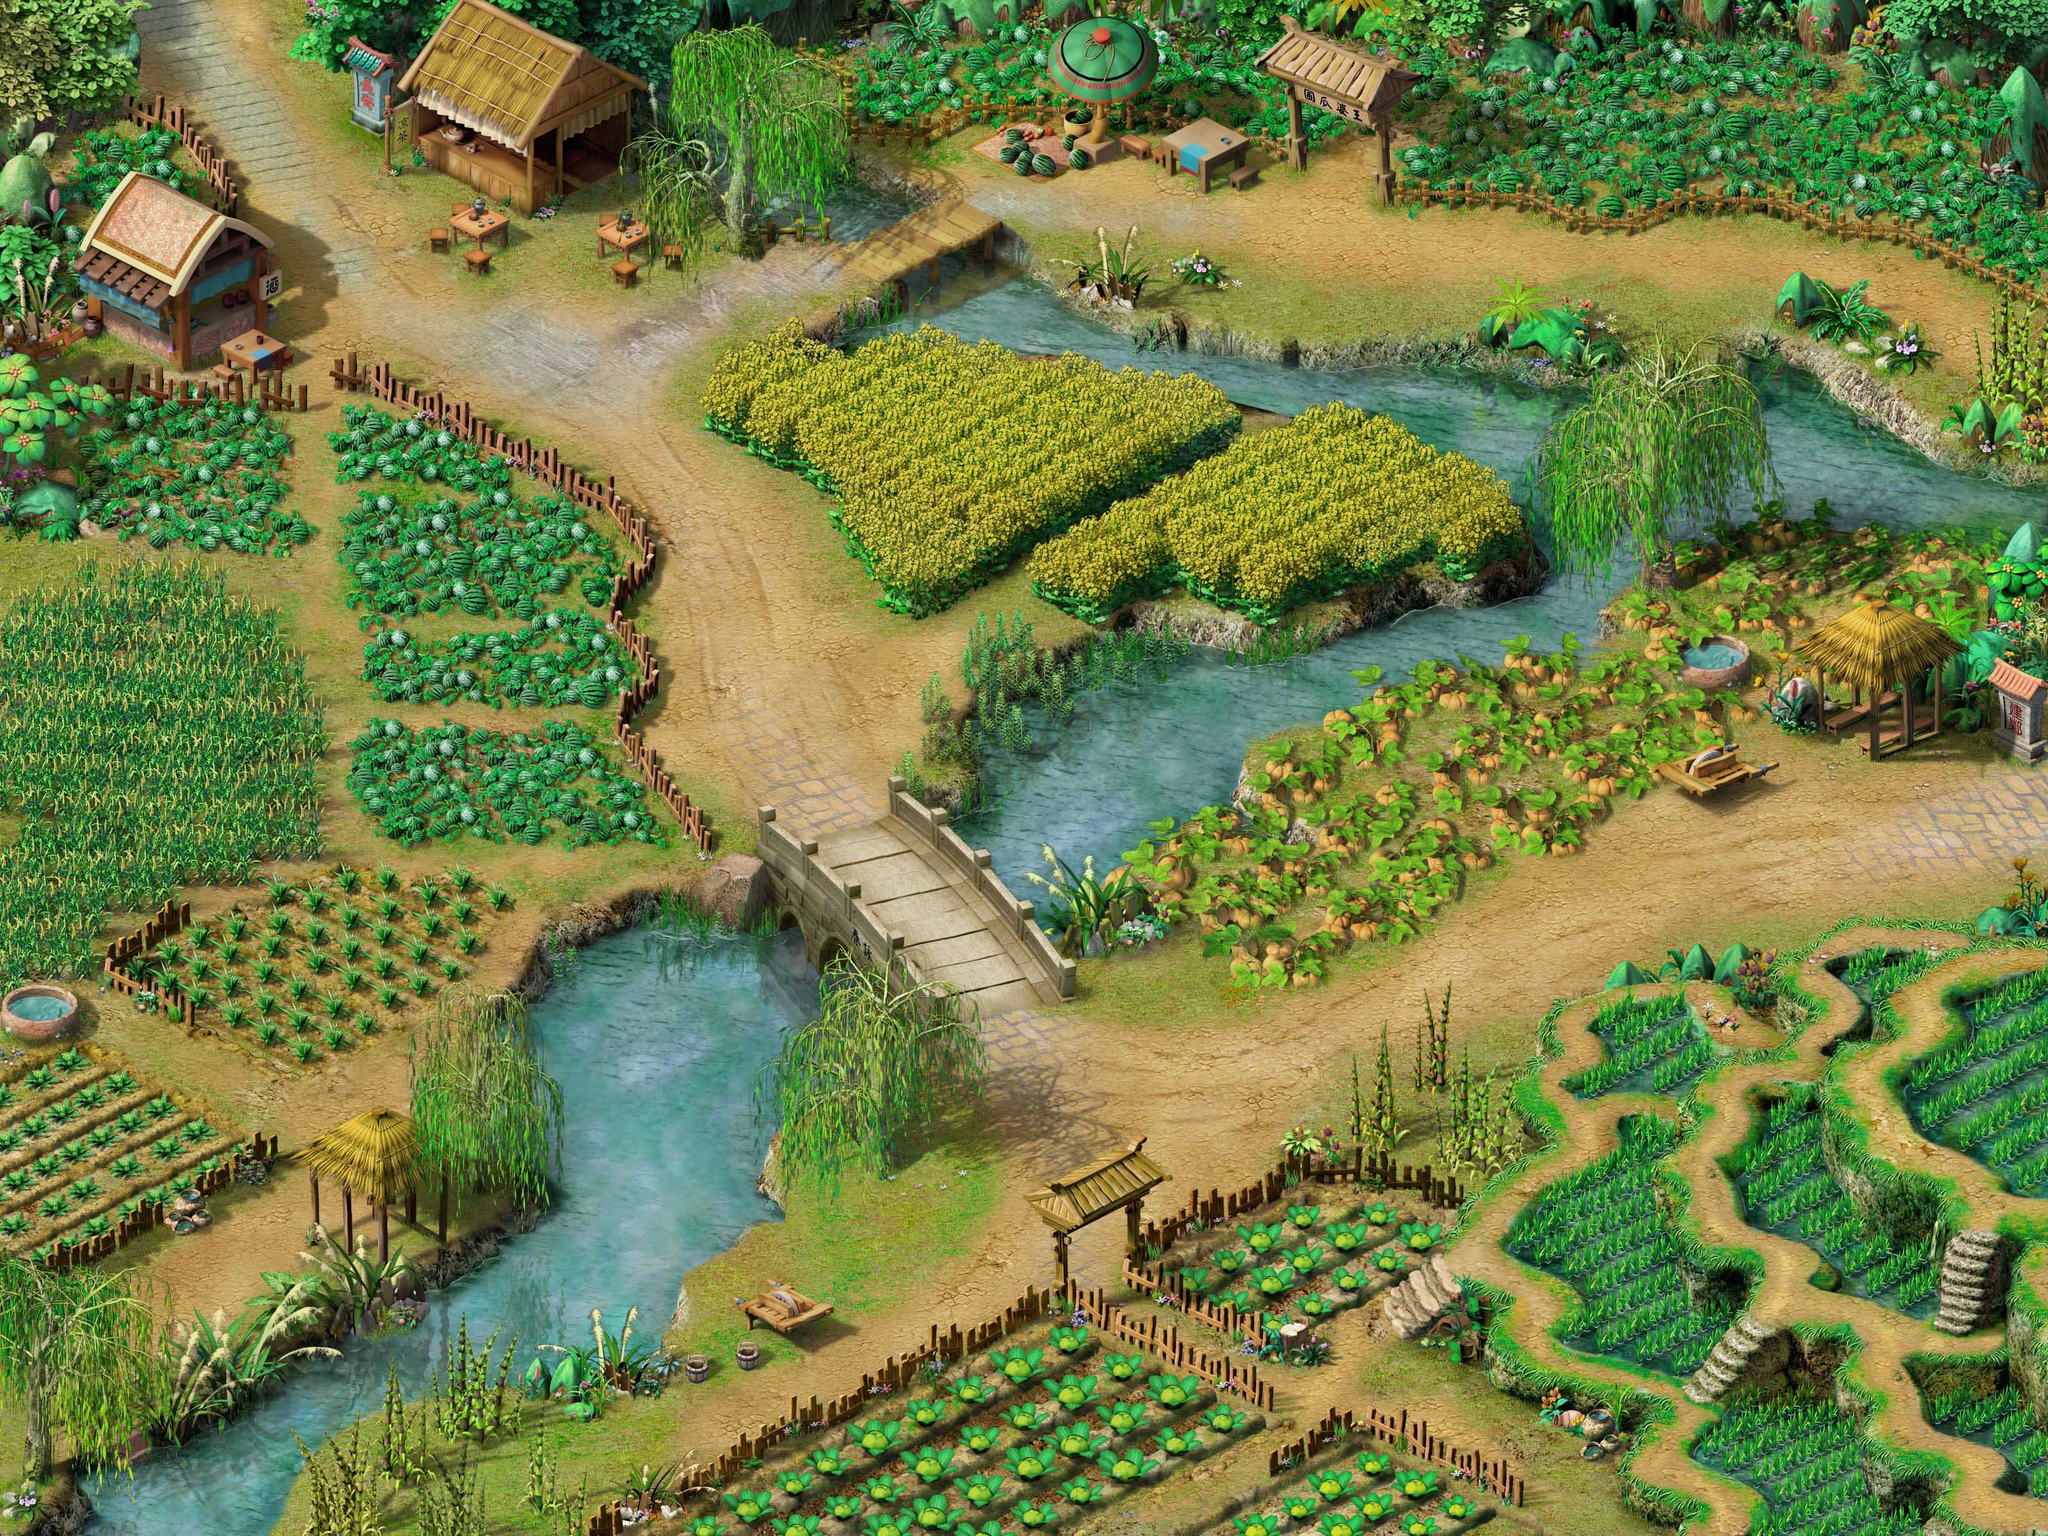

A 2D game scene composited from a Tiled map and its tileset images. What follows is a short description and the map's XML, with each tile layer's data collapsed to a summary:
An orthogonal 64x48 tile map with 50x50 px tiles, 1 tile layer (块层 1) and 57 objects (2x mob1041, 2x mob1068, 2x npc3006, mob1003, mob1008, ...).

<map version="1.0" orientation="orthogonal" width="64" height="48" tilewidth="50" tileheight="50">
 <tileset firstgid="1" name="jiangnanyewai" tilewidth="3200" tileheight="2400">
  <image source="jiangnanyewai.jpg" width="3200" height="2400" />
 </tileset>
 <layer name="块层 1" width="64" height="48">
  <data>[3072 cells, 1 non-empty, 1 distinct tile ids]</data>
 </layer>
 <objectgroup color="#ffaa00" name="collision" width="32" height="24">
  <object x="3100" y="1045" width="99" height="150" />
  <object x="2853" y="952" width="200" height="242" />
  <object x="2594" y="1178" width="135" height="67" />
  <object x="2312" y="1865" width="1" />
  <object x="35" y="2280" width="36" height="37" />
  <object x="1152" y="2105" width="36" height="37" />
  <object x="1060" y="2116" width="38" height="29" />
  <object x="1157" y="2009" width="141" height="48" />
  <object x="1397" y="1272">
   <polygon points="0,0 259,283 284,196 334,91 429,42 526,21 608,44 532,-9 553,-101 550,-305 387,-340 242,-248 166,-261 153,-212 115,-168 86,-159" />
  </object>
  <object x="1949" y="1158">
   <polygon points="0,0 314,-107 518,-112 548,-191 665,-247 668,-296 814,-352 415,-377 444,-314 355,-256 275,-258 175,-223 -4,-191" />
  </object>
  <object x="1260" y="522">
   <polygon points="0,0 71,34 192,-7 966,179 1116,264 1519,291 1913,357 1914,206 1770,149 1518,1 1426,61 1116,42 1046,0 771,15 585,-40 527,-32 300,-172" />
  </object>
  <object x="3171" y="733" width="32" height="150" />
  <object x="21" y="2399">
   <polygon points="0,0 92,-63 79,-110 355,-231 402,-296 531,-382 747,-475 829,-535 728,-629 740,-815 836,-942 982,-1004 1043,-999 1098,-1035 1147,-1014 1170,-1042 1169,-1077 1436,-788 1310,-698 1192,-625 1181,-594 1205,-534 1201,-487 1150,-482 1126,-445 1048,-393 1034,-322 1015,-301 1015,-270 999,-242 830,-216 763,-230 548,-187 445,-102 411,3" />
  </object>
  <object x="192" y="179">
   <polygon points="0,0 39,23 55,22 89,49 151,125 129,142 56,94 11,87 -69,209 -68,219 -81,236 -74,247 -57,259 -57,317 -59,348 -31,344 87,402 225,336 239,319 225,293 226,215 241,203 171,159 182,141 81,15 0,-19" />
  </object>
  <object x="346" y="549">
   <polygon points="0,0 3,27 46,42 89,28 98,13 64,-31" />
  </object>
  <object x="541" y="187">
   <polygon points="0,0 58,25 73,1 16,-39" />
  </object>
  <object x="644" y="249">
   <polygon points="0,0 180,90 346,13 343,-127 262,-174 110,-249 77,-247 -6,-113" />
  </object>
  <object x="671" y="371">
   <polygon points="0,0 4,21 30,21 40,12 71,17 58,46 74,56 96,53 89,21 115,12 117,-21 71,-50 42,-54 33,-30 32,-13" />
  </object>
  <object x="931" y="397">
   <polygon points="0,0 44,9 24,42 42,51 61,46 57,13 82,-2 83,-40 49,-63 2,-63 5,-44" />
  </object>
  <object x="1315" y="381">
   <polygon points="0,0 -121,-26 -128,21 -189,8 -177,-61 -302,-200 -498,-381 43,-381 19,-349 -24,-312 -68,-309 -222,-303 -205,-221 -4,-138 145,-74" />
  </object>
  <object x="1241" y="100">
   <polygon points="0,0 60,26 75,113 202,131 280,97 408,93 425,112 435,138 472,160 513,144 577,162 637,203 673,189 692,203 736,175 716,148 720,133 789,171 808,144 728,100 709,106 509,80 405,62 268,57 196,92 114,83 94,15 8,-44" />
  </object>
  <object x="520" y="605">
   <polygon points="0,0 53,13 131,47 329,151 413,193 476,266 429,347 424,375 487,454 436,517 439,551 575,728 598,712 462,529 512,470 515,433 453,355 508,281 502,237 413,147 56,-22 5,-34" />
  </object>
  <object x="479" y="644">
   <polygon points="0,0 -200,-6 -268,-17 -398,-14 -396,-37 -275,-43 -103,-34 -4,-22" />
  </object>
  <object x="1970" y="2105">
   <polygon points="0,0 -216,-103 -203,-159 56,-304 194,-298 333,-235 297,-213 197,-257 63,-258 -166,-146 -183,-124 24,-19 74,-24 72,8 41,14" />
  </object>
  <object x="1390" y="1219">
   <polygon points="0,0 5,53 37,-15" />
  </object>
  <object x="193" y="159">
   <polygon points="0,0 157,131 177,152 177,142 137,87 106,45 54,13 1,-17" />
  </object>
  <object x="3199" y="1475">
   <polygon points="0,0 0,-26 -121,-18 -231,48 -270,87 -244,139 -326,160 -358,230 -349,335 -299,418 -171,499 -139,443 -169,379 -290,342 -299,288 -331,254 -300,183 -223,155 -239,87 -116,13" />
  </object>
  <object x="3136" y="1925">
   <polygon points="0,0 0,182 63,299 61,-1" />
  </object>
  <object x="2976" y="2119">
   <polygon points="0,0 39,104 156,162 147,201 220,227 218,6" />
  </object>
  <object x="3092" y="1430">
   <polygon points="0,0 -217,-1 -330,81 -304,181 -316,210 -432,232 -469,310 -471,338 -512,390 -502,470 -450,622 -374,620 -350,572 -354,531 -430,528 -462,470 -463,421 -478,395 -445,350 -422,312 -426,283 -393,247 -294,225 -261,151 -290,87 -206,36 25,33" />
  </object>
  <object x="2687" y="2185">
   <polygon points="0,0 113,-6 168,9 213,50 253,168 321,173 320,211 433,210 356,167 362,116 279,97 240,45 262,1 192,-40 217,-77 195,-100 110,-112 70,-97" />
  </object>
  <object x="2785" y="1488">
   <polygon points="0,0 -78,-13 -106,16 -135,-14 -209,34 -251,16 -289,61 -364,85 -386,137 -392,180 -435,216 -407,258 -403,313 -527,410 -531,460 -509,464 -490,416 -352,306 -392,231 -357,174 -345,111 -283,82 -246,60 -195,56 -139,23 7,130" />
  </object>
  <object x="2203" y="2091">
   <polygon points="0,0 113,44 134,83 197,102 204,136 279,158 336,187 333,262 413,305 446,307 464,264 369,234 366,167 418,111 174,40 128,12 163,-61 98,-88" />
  </object>
  <object x="1979" y="2269">
   <polygon points="0,0 8,39 144,-30 399,87 401,56 140,-75" />
  </object>
  <object x="2149" y="314">
   <polygon points="0,0 242,20 296,48 397,55 480,19 610,20 713,62 810,65 1049,166 1046,135 822,21 721,18 628,-22 455,-17 392,12 309,4 254,-30 1,-42" />
  </object>
  <object x="2632" y="2165">
   <polygon points="0,0 104,-129 82,-144 -19,-20" />
  </object>
  <object x="3023" y="2067">
   <polygon points="0,0 34,-149 5,-162 -24,-8" />
  </object>
  <object x="3081" y="2081">
   <polygon points="0,0 57,-16 54,-156 40,-150" />
  </object>
  <object x="2155" y="2025">
   <polygon points="0,0 120,-74 110,-94 -5,-21" />
  </object>
  <object x="945" y="2411">
   <polygon points="0,0 221,-100 338,-165 688,-342 1014,-187 1033,-193 1028,-222 696,-395 -56,-12 -60,5" />
  </object>
 </objectgroup>
 <objectgroup color="#33aa00" name="mobArea" width="32" height="24">
  <object name="mob1041" x="1246" y="605" width="538" height="294">
   <properties>
    <property name="armorLevel" value="0" />
    <property name="level" value="1" />
    <property name="mobId" value="1041" />
    <property name="mobName" value="野猪精" />
    <property name="mobNum" value="8" />
    <property name="refreshTime" value="30000" />
    <property name="weaponLevel" value="0" />
   </properties>
  </object>
  <object name="mob1068" x="2076" y="1143" width="421" height="271">
   <properties>
    <property name="armorLevel" value="4" />
    <property name="level" value="7" />
    <property name="mobId" value="1068" />
    <property name="mobName" value="兔子怪" />
    <property name="mobNum" value="5" />
    <property name="refreshTime" value="80000" />
    <property name="weaponLevel" value="6" />
   </properties>
  </object>
  <object name="mob1003" x="1428" y="2176" width="386" height="179">
   <properties>
    <property name="armorLevel" value="8" />
    <property name="level" value="9" />
    <property name="mobId" value="1003" />
    <property name="mobName" value="牛头怪" />
    <property name="mobNum" value="6" />
    <property name="weaponLevel" value="8" />
   </properties>
  </object>
  </objectgroup>
 <objectgroup color="#aa3300" name="npc" width="32" height="24">
  <!-- 9 objects omitted --></objectgroup>
 <objectgroup color="#00ffcc" name="bornPlace" width="32" height="24">
  <!-- 1 objects omitted --></objectgroup>
</map>
<!-- 14 of 57 objects omitted -->